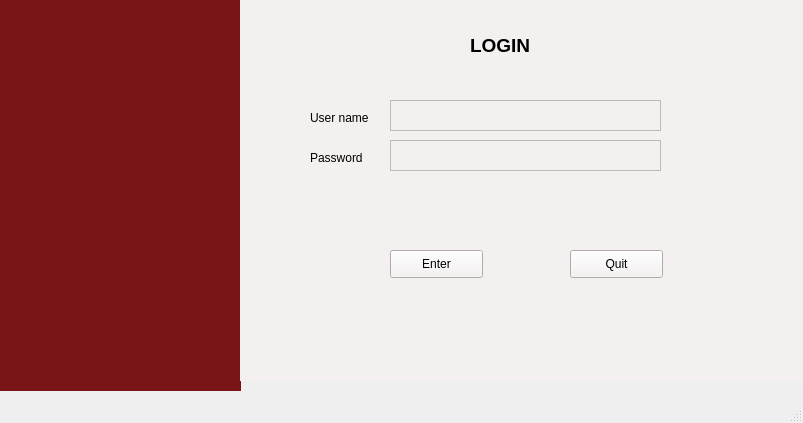
<?xml version="1.0" encoding="UTF-8"?>
<ui version="4.0">
 <class>MainWindow</class>
 <widget class="QMainWindow" name="MainWindow">
  <property name="geometry">
   <rect>
    <x>0</x>
    <y>0</y>
    <width>803</width>
    <height>423</height>
   </rect>
  </property>
  <property name="windowTitle">
   <string>MainWindow</string>
  </property>
  <widget class="QWidget" name="centralwidget">
   <widget class="QWidget" name="loginTap" native="true">
    <property name="geometry">
     <rect>
      <x>0</x>
      <y>0</y>
      <width>241</width>
      <height>391</height>
     </rect>
    </property>
    <property name="styleSheet">
     <string notr="true">
background-color: rgb(121, 21, 23);</string>
    </property>
   </widget>
   <widget class="QWidget" name="titleTap" native="true">
    <property name="geometry">
     <rect>
      <x>240</x>
      <y>0</y>
      <width>561</width>
      <height>381</height>
     </rect>
    </property>
    <property name="styleSheet">
     <string notr="true">background-color: rgb(245, 240, 240);</string>
    </property>
    <widget class="QLabel" name="label">
     <property name="geometry">
      <rect>
       <x>230</x>
       <y>30</y>
       <width>121</width>
       <height>31</height>
      </rect>
     </property>
     <property name="font">
      <font>
       <pointsize>14</pointsize>
       <weight>75</weight>
       <bold>true</bold>
      </font>
     </property>
     <property name="text">
      <string>LOGIN</string>
     </property>
    </widget>
    <widget class="QLabel" name="label_2">
     <property name="geometry">
      <rect>
       <x>70</x>
       <y>110</y>
       <width>61</width>
       <height>16</height>
      </rect>
     </property>
     <property name="text">
      <string>User name </string>
     </property>
    </widget>
    <widget class="QLabel" name="label_3">
     <property name="geometry">
      <rect>
       <x>70</x>
       <y>150</y>
       <width>55</width>
       <height>16</height>
      </rect>
     </property>
     <property name="text">
      <string>Password</string>
     </property>
    </widget>
    <widget class="QTextBrowser" name="textBrowser">
     <property name="geometry">
      <rect>
       <x>150</x>
       <y>100</y>
       <width>271</width>
       <height>31</height>
      </rect>
     </property>
    </widget>
    <widget class="QTextBrowser" name="textBrowser_2">
     <property name="geometry">
      <rect>
       <x>150</x>
       <y>140</y>
       <width>271</width>
       <height>31</height>
      </rect>
     </property>
    </widget>
    <widget class="QPushButton" name="pushButton">
     <property name="geometry">
      <rect>
       <x>150</x>
       <y>250</y>
       <width>93</width>
       <height>28</height>
      </rect>
     </property>
     <property name="text">
      <string>Enter</string>
     </property>
    </widget>
    <widget class="QPushButton" name="pushButton_2">
     <property name="geometry">
      <rect>
       <x>330</x>
       <y>250</y>
       <width>93</width>
       <height>28</height>
      </rect>
     </property>
     <property name="text">
      <string>Quit</string>
     </property>
    </widget>
   </widget>
  </widget>
  <widget class="QMenuBar" name="menubar">
   <property name="geometry">
    <rect>
     <x>0</x>
     <y>0</y>
     <width>803</width>
     <height>26</height>
    </rect>
   </property>
  </widget>
  <widget class="QStatusBar" name="statusbar"/>
 </widget>
 <resources/>
 <connections/>
</ui>
